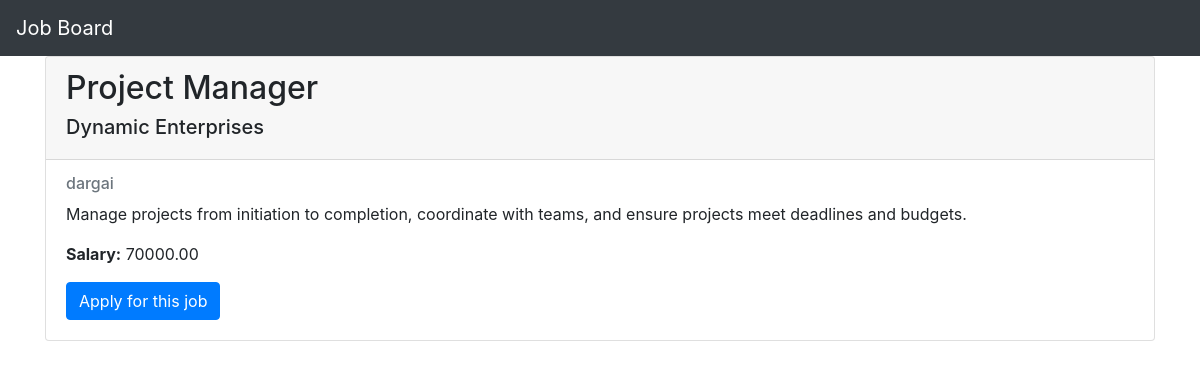
The page /job/5/project-manager/ on the database its author committed.
### jobs/models.py (models this page shows, shortened)
class Job(models.Model):
    title = models.CharField(max_length=255)
    description = models.TextField()
    company = models.ForeignKey(Company, on_delete=models.CASCADE)
    location = models.CharField(max_length=255)
    posted_at = models.DateTimeField(auto_now_add=True)
    salary = models.DecimalField(max_digits=10, decimal_places=2)
    slug = models.SlugField(unique=True, max_length=255, blank=True)

class Company(models.Model):
    name = models.CharField(max_length=255)
    description = models.TextField()
    website = models.URLField()

### jobs/views.py (the view)
# urls.py: path('job/<int:job_id>/<slug:slug>/', views.job_detail, name='job_detail'),
def job_detail(request, job_id, slug):
    job = get_object_or_404(Job, pk=job_id, slug=slug)
    return render(request, 'jobs/job_detail.html', {'job': job})

### jobs/templates/jobs/job_detail.html (shortened to what this page needs)
{% extends 'jobs/base.html' %}
{% block content %}
<div class="card">
    <div class="card-header">
        <h2>{{ job.title }}</h2>
        <h5>{{ job.company.name }}</h5>
    </div>
    <div class="card-body">
        <h6 class="card-subtitle mb-2 text-muted">{{ job.location }}</h6>
        <p class="card-text">{{ job.description }}</p>
        <p class="card-text"><strong>Salary:</strong> {{ job.salary }}</p>
        <a href="{% url 'apply_for_job' job.id %}" class="btn btn-primary">Apply for this job</a>
    </div>
</div>
{% endblock %}

### jobs/templates/jobs/base.html (style rules this page uses)
body { padding-top: 3.5rem; }

### rows shown on the page
Job: title "Project Manager", company.name "Dynamic Enterprises", location "dargai", description "Manage projects from initiation to completion, coordinate with teams, and ensure projects meet deadlines and budgets.", salary "70000.00"
